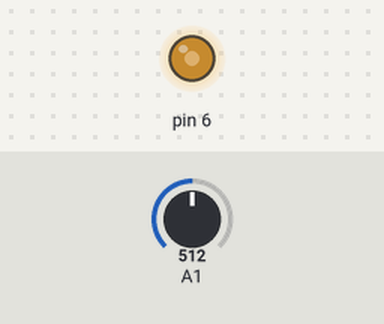
The sketch below on a simulated Arduino Uno, built with avr-gcc and run on an emulated ATmega328P. On the bench: output pins drawn as LEDs (lit = HIGH). Inputs (shaded band) come from the test bench; at power-on: A1 = 512.

Above: at 1.2 s.
1.3 s: A1 set to 716
At 2.5 s:
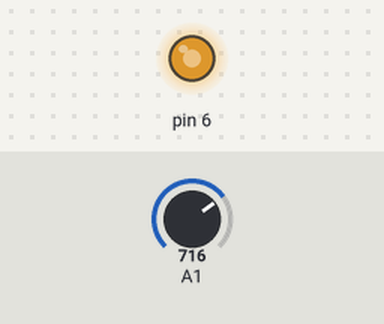
2.8 s: A1 set to 900
At 3.7 s:
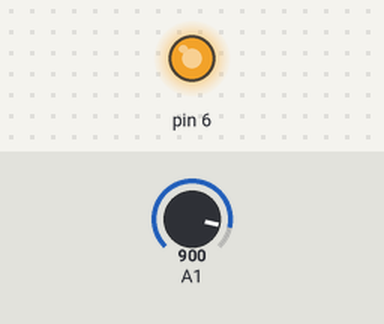
4.3 s: A1 set to 122
At 4.9 s:
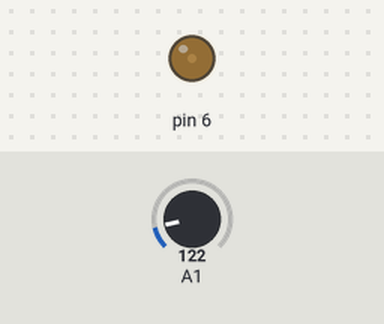
5.8 s: A1 set to 0
At 7.2 s:
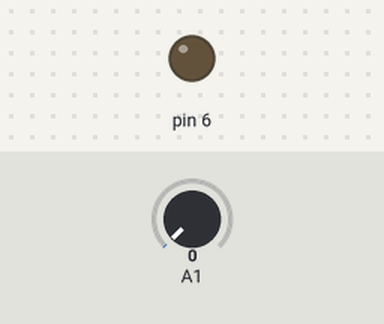
Timing chart, 0 to 8.3 s (numbered marks = the images above; inputs shaded):
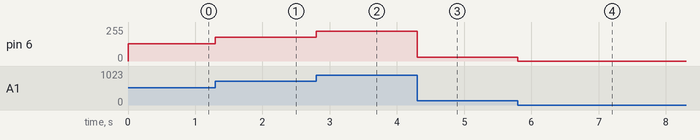

Measured:
- after the input at 1.3 s, pin 6: 128/255 → 179/255 at once
- after the input at 2.8 s, pin 6: 179/255 → 225/255 at once
- after the input at 4.3 s, pin 6: 225/255 → 30/255 at once
- after the input at 5.8 s, pin 6: 30/255 → 0/255 at once

The sketch:

Project_3.ino
```cpp
// C++ code
//
void setup()
{
  Serial.begin(9600);
  pinMode(A1,INPUT);
  pinMode(6,OUTPUT);
}

void loop()
{
 // analogRead(A1);
  //This command reads the analog voltage from an input
  // (pinA0,A1,...)
  // Argument: (pin);
  // Note: The voltage will be in bits
  //     0v -> 0 bits
  //   5v -> 255 bits
  //  This command returns a numeric value. 0 - 1023
  // Ex:    analogRead(A1);
 // Serial.println(analogRead(A1));
  analogWrite(6,analogRead(A1)/4);

}
```
